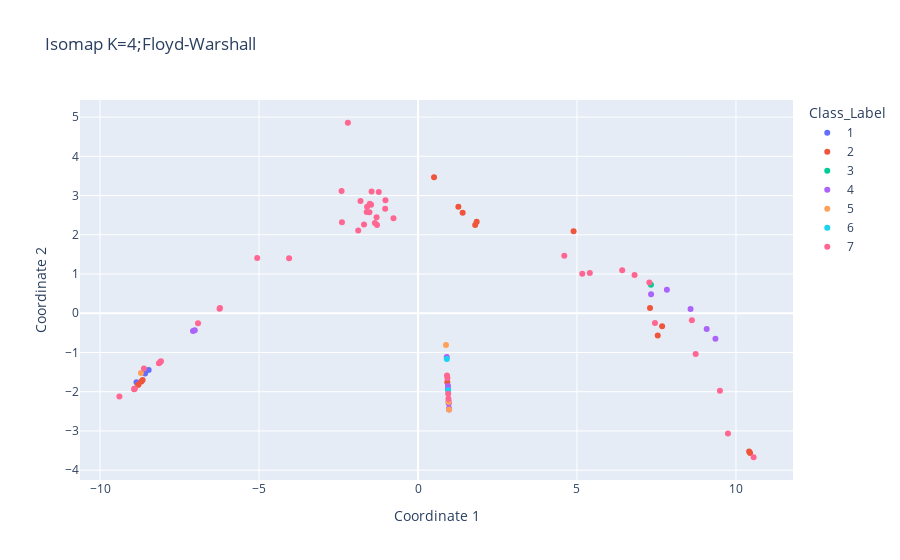

Here is the notebook cell this chart was saved with:
### Code cell
iso=manifold.Isomap(n_neighbors=4,n_components=2,path_method='FW')
iso.fit(dfscaled) #dfscaled is scaled data for MDS but before applying MDS
iso_2d=iso.transform(dfscaled)
dfdataiso=pd.DataFrame(iso_2d)
#Append the Class Label column from original data set to it
label=df['Class_Label']
dfdataiso['Class_Label']=label
dfdataiso['Class_Label']=dfdataiso['Class_Label'].apply(str)
fig=px.scatter(dfdataiso,x=0,y=1,color='Class_Label',labels={'0':"Coordinate 1" ,'1':"Coordinate 2"},title='Isomap K=4;Floyd-Warshall')
fig.show()
fig.write_image("images/isoFW4.svg")

### Figure 1 — Plotly figure (JSON) as saved in the notebook; plotly's stock layout.template omitted (floating-point values rounded to 4 significant figures)
{"data": [{"hovertemplate": "Class_Label=1<br>Coordinate 1=%{x}<br>Coordinate 2=%{y}<extra></extra>", "legendgroup": "1", "marker": {"color": "#636efa", "symbol": "circle"}, "mode": "markers", "name": "1", "orientation": "v", "showlegend": true, "type": "scatter", "x": [0.9431, -8.854, -8.471, -8.584], "xaxis": "x", "y": [-1.935, -1.756, -1.446, -1.534], "yaxis": "y"}, {"hovertemplate": "Class_Label=2<br>Coordinate 1=%{x}<br>Coordinate 2=%{y}<extra></extra>", "legendgroup": "2", "marker": {"color": "#EF553B", "symbol": "circle"}, "mode": "markers", "name": "2", "orientation": "v", "showlegend": true, "type": "scatter", "x": [-8.798, -8.916, -8.794, 4.893, 0.9214, -8.7, -8.661, 7.297, 1.404, 7.54, 1.845, 10.44, 0.5048, 7.677, 1.799, 10.41, 1.27], "xaxis": "x", "y": [-1.822, -1.925, -1.819, 2.091, -1.759, -1.737, -1.704, 0.1352, 2.561, -0.5661, 2.329, -3.564, 3.466, -0.3311, 2.247, -3.526, 2.715], "yaxis": "y"}, {"hovertemplate": "Class_Label=3<br>Coordinate 1=%{x}<br>Coordinate 2=%{y}<extra></extra>", "legendgroup": "3", "marker": {"color": "#00cc96", "symbol": "circle"}, "mode": "markers", "name": "3", "orientation": "v", "showlegend": true, "type": "scatter", "x": [7.325], "xaxis": "x", "y": [0.7264], "yaxis": "y"}, {"hovertemplate": "Class_Label=4<br>Coordinate 1=%{x}<br>Coordinate 2=%{y}<extra></extra>", "legendgroup": "4", "marker": {"color": "#ab63fa", "symbol": "circle"}, "mode": "markers", "name": "4", "orientation": "v", "showlegend": true, "type": "scatter", "x": [0.9657, 9.079, 0.9624, 9.355, 7.827, 8.571, 0.9039, 0.9761, -7.077, 0.9425, 0.9773, 7.331, -7.021], "xaxis": "x", "y": [-2.304, -0.402, -2.252, -0.6516, 0.5968, 0.1102, -1.117, -2.427, -0.4503, -1.852, -2.451, 0.4846, -0.434], "yaxis": "y"}, {"hovertemplate": "Class_Label=5<br>Coordinate 1=%{x}<br>Coordinate 2=%{y}<extra></extra>", "legendgroup": "5", "marker": {"color": "#FFA15A", "symbol": "circle"}, "mode": "markers", "name": "5", "orientation": "v", "showlegend": true, "type": "scatter", "x": [0.9629, 0.9773, -8.714, 0.8797], "xaxis": "x", "y": [-2.26, -2.451, -1.521, -0.8127], "yaxis": "y"}, {"hovertemplate": "Class_Label=6<br>Coordinate 1=%{x}<br>Coordinate 2=%{y}<extra></extra>", "legendgroup": "6", "marker": {"color": "#19d3f3", "symbol": "circle"}, "mode": "markers", "name": "6", "orientation": "v", "showlegend": true, "type": "scatter", "x": [0.9069, 0.9483], "xaxis": "x", "y": [-1.169, -1.963], "yaxis": "y"}, {"hovertemplate": "Class_Label=7<br>Coordinate 1=%{x}<br>Coordinate 2=%{y}<extra></extra>", "legendgroup": "7", "marker": {"color": "#FF6692", "symbol": "circle"}, "mode": "markers", "name": "7", "orientation": "v", "showlegend": true, "type": "scatter", "x": [-8.913, -8.147, -8.105, -8.085, -8.927, -1.024, -1.234, -1.601, -1.46, -1.808, -1.476, -1.289, -1.697, -1.614, -1.356, -0.771, 0.9118, 5.166, 0.9572, -1.527, -1.881, -1.515, -1.303, -1.032, 8.613, 9.496, 8.733, 7.453, 9.748, 6.811, 6.422, 5.403, 4.601, 0.9251, -6.241, -6.228, -6.918, -8.62, -9.391, -5.057, -4.054, -2.392, -2.403, 7.276, -2.205, 0.9488, 10.55], "xaxis": "x", "y": [-1.923, -1.275, -1.241, -1.226, -1.936, 2.878, 3.088, 2.713, 3.103, 2.862, 2.768, 2.248, 2.264, 2.581, 2.299, 2.421, -1.587, 1.003, -2.182, 2.572, 2.111, 2.793, 2.447, 2.663, -0.1762, -1.973, -1.036, -0.2516, -3.065, 0.9735, 1.099, 1.025, 1.468, -1.648, 0.1136, 0.132, -0.2534, -1.406, -2.125, 1.407, 1.403, 2.317, 3.117, 0.7812, 4.855, -2.051, -3.671], "yaxis": "y"}], "layout": {"legend": {"title": {"text": "Class_Label"}, "tracegroupgap": 0}, "title": {"text": "Isomap K=4;Floyd-Warshall"}, "xaxis": {"anchor": "y", "domain": [0, 1], "title": {"text": "Coordinate 1"}}, "yaxis": {"anchor": "x", "domain": [0, 1], "title": {"text": "Coordinate 2"}}}}
